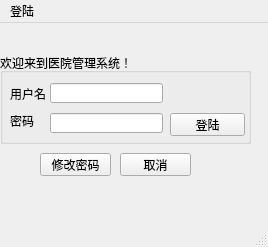
<?xml version="1.0" encoding="UTF-8"?>
<ui version="4.0">
 <class>login</class>
 <widget class="QMainWindow" name="login">
  <property name="geometry">
   <rect>
    <x>0</x>
    <y>0</y>
    <width>268</width>
    <height>247</height>
   </rect>
  </property>
  <property name="windowTitle">
   <string>登陆</string>
  </property>
  <widget class="QWidget" name="centralwidget">
   <widget class="QGroupBox" name="groupBox">
    <property name="geometry">
     <rect>
      <x>0</x>
      <y>30</y>
      <width>251</width>
      <height>91</height>
     </rect>
    </property>
    <property name="title">
     <string>欢迎来到医院管理系统！</string>
    </property>
    <widget class="QLabel" name="label">
     <property name="geometry">
      <rect>
       <x>10</x>
       <y>30</y>
       <width>41</width>
       <height>21</height>
      </rect>
     </property>
     <property name="text">
      <string>用户名</string>
     </property>
    </widget>
    <widget class="QLabel" name="label_2">
     <property name="geometry">
      <rect>
       <x>10</x>
       <y>60</y>
       <width>31</width>
       <height>16</height>
      </rect>
     </property>
     <property name="text">
      <string>密码</string>
     </property>
    </widget>
    <widget class="QLineEdit" name="usr_name">
     <property name="geometry">
      <rect>
       <x>50</x>
       <y>30</y>
       <width>113</width>
       <height>20</height>
      </rect>
     </property>
    </widget>
    <widget class="QLineEdit" name="usr_pwd">
     <property name="geometry">
      <rect>
       <x>50</x>
       <y>60</y>
       <width>113</width>
       <height>20</height>
      </rect>
     </property>
     <property name="text">
      <string/>
     </property>
    </widget>
    <widget class="QPushButton" name="login_it">
     <property name="geometry">
      <rect>
       <x>170</x>
       <y>60</y>
       <width>75</width>
       <height>23</height>
      </rect>
     </property>
     <property name="text">
      <string>登陆</string>
     </property>
    </widget>
   </widget>
   <widget class="QPushButton" name="chgnpwd">
    <property name="geometry">
     <rect>
      <x>40</x>
      <y>130</y>
      <width>71</width>
      <height>23</height>
     </rect>
    </property>
    <property name="text">
     <string>修改密码</string>
    </property>
   </widget>
   <widget class="QPushButton" name="exit">
    <property name="geometry">
     <rect>
      <x>120</x>
      <y>130</y>
      <width>71</width>
      <height>23</height>
     </rect>
    </property>
    <property name="text">
     <string>取消</string>
    </property>
   </widget>
  </widget>
  <widget class="QMenuBar" name="menubar">
   <property name="geometry">
    <rect>
     <x>0</x>
     <y>0</y>
     <width>268</width>
     <height>23</height>
    </rect>
   </property>
   <widget class="QMenu" name="menu">
    <property name="title">
     <string>登陆</string>
    </property>
   </widget>
   <addaction name="menu"/>
  </widget>
  <widget class="QStatusBar" name="statusbar"/>
 </widget>
 <resources/>
 <connections/>
</ui>
